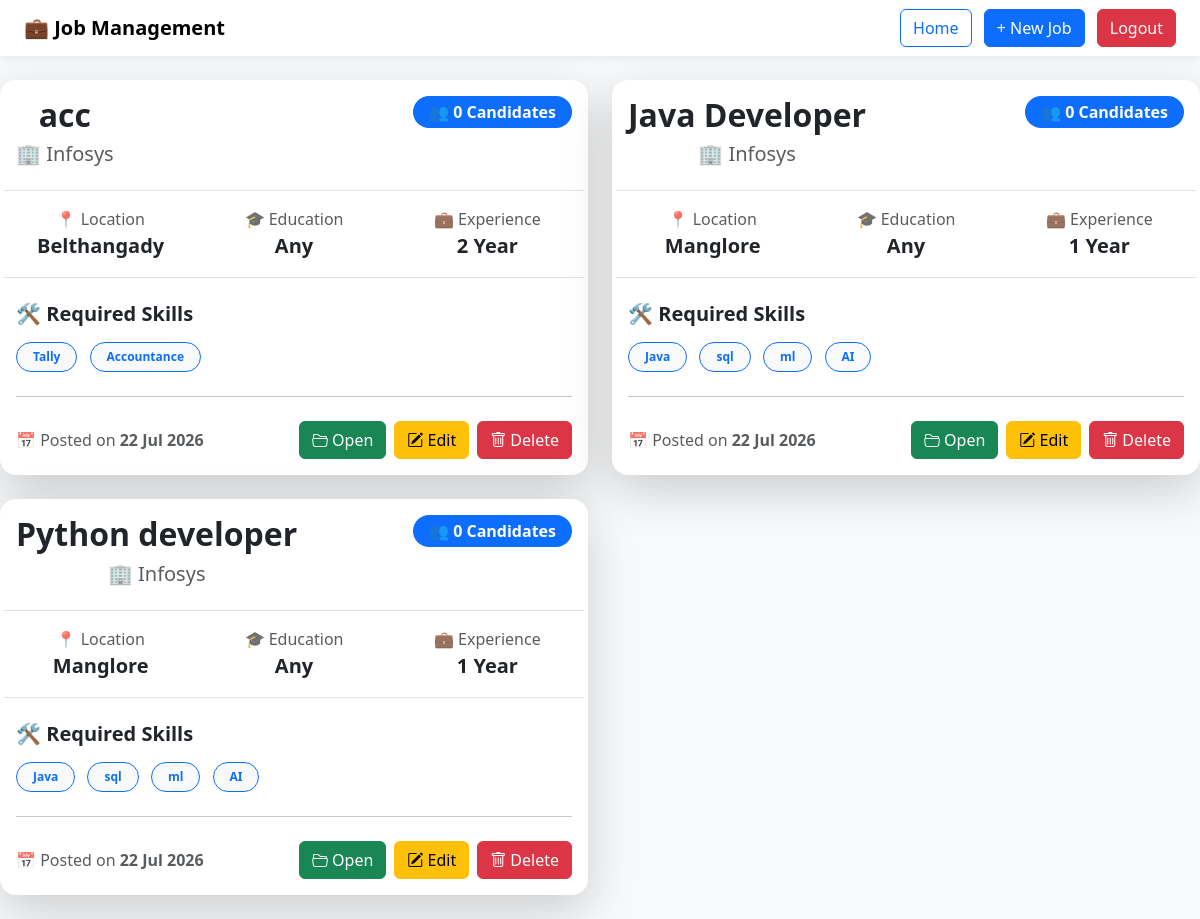
The app's page /jobs (signed in) with its own data.
### tables this page shows
CREATE TABLE jobs(

        id INTEGER PRIMARY KEY AUTOINCREMENT,

        title TEXT,
        company TEXT,
        location TEXT,
        experience INTEGER,
        education TEXT,
        required_skills TEXT,
        job_description TEXT,
        created_date TEXT
    );

### app.py (the view)
@app.route("/jobs")
def jobs():
    if not session.get("logged_in"):
        return redirect("/login")
    rows = get_all_jobs()
    jobs = []
    for row in rows:
        jobs.append({
    "id": row[0],
    "title": row[1],
    "company": row[2],
    "location": row[3],
    "experience": row[4],
    "education": row[5],
    "required_skills": row[6],
    "job_description": row[7],
    "created_date": row[8],
    "candidate_count": get_candidate_count(row[0])
})
    return render_template(
        "jobs.html",
        jobs=jobs
    )

### utils/database.py (called while the page is built)
def get_all_jobs():
    conn = sqlite3.connect(DB_PATH)
    cursor = conn.cursor()
    cursor.execute("""
    SELECT *
    FROM jobs
    ORDER BY id DESC
    """)
    rows = cursor.fetchall()
    conn.close()
    return rows

def get_candidate_count(job_id):
    conn = sqlite3.connect(DB_PATH)
    cursor = conn.cursor()
    cursor.execute("""
        SELECT COUNT(*)
        FROM candidates
        WHERE job_id=?
    """, (job_id,))
    count = cursor.fetchone()[0]
    conn.close()
    return count

### templates/jobs.html (shortened to what this page needs)
<!DOCTYPE html>
<html>
<head>
    <link href="https://cdn.jsdelivr.net/npm/bootstrap@5.3.3/dist/css/bootstrap.min.css" rel="stylesheet">
<link rel="stylesheet"
href="https://cdn.jsdelivr.net/npm/bootstrap-icons@1.11.3/font/bootstrap-icons.min.css">
</head>
<body class="bg-light">
<nav class="navbar navbar-expand-lg">
    <div class="container-fluid px-4">
        <a class="navbar-brand fw-bold">
            💼 Job Management
        </a>
        <div class="ms-auto">
            <a href="/home"
               class="btn btn-outline-primary me-2">
                Home
            </a>
            <button
                class="btn btn-primary me-2"
                onclick="newJob()">
                + New Job
            </button>
            <a href="/logout"
               class="btn btn-danger">
                Logout
            </a>
        </div>
    </div>
</nav>
<br>
    <div class="row">
{% if jobs %}
{% for job in jobs %}
<div class="col-xl-6 col-lg-6 col-md-12 mb-4 d-flex">
<div class="card shadow-lg border-0 rounded-4 h-100 w-100">
<div class="card-body">
<div class="d-flex justify-content-between">
<div>
<div class="text-center mb-4">
<h2 class="fw-bold">
{{ job.title }}
</h2>
<h5 class="text-muted">
🏢 {{ job.company }}
</h5>
</div>
</div>
<div class="text-end">
<span class="badge rounded-pill bg-primary px-3 py-2 fs-6">
👥 {{ job.candidate_count }} Candidate{% if job.candidate_count != 1 %}s{% endif %}
</span>
</div>
</div>
<div class="row text-center py-3 border-top border-bottom">
<div class="col">
<div class="text-muted">
📍 Location
</div>
<div class="fw-bold fs-5">
{{ job.location }}
</div>
</div>
<div class="col">
<div class="text-muted">
🎓 Education
</div>
<div class="fw-bold fs-5">
{{ job.education }}
</div>
</div>
<div class="col">
<div class="text-muted">
💼 Experience
</div>
<div class="fw-bold fs-5">
{{ job.experience }} Year
</div>
</div>
</div>
<br>
<h5 class="fw-bold mb-3">
🛠 Required Skills
</h5>
<div class="mb-3">
{% for skill in job.required_skills.split(',') %}
<span class="badge rounded-pill bg-light text-primary border border-primary px-3 py-2 me-2 mb-2">
{{ skill.strip() }}
</span>
{% endfor %}
</div>
<hr>
<div class="d-flex justify-content-between align-items-center mt-4">
    <div class="text-muted">
        📅 Posted on <b>{{ job.created_date }}</b>
    </div>
    <div class="d-flex gap-2">
        <a href="/job/{{ job.id }}"
           class="btn btn-success">
            <i class="bi bi-folder2-open"></i> Open
        </a>
        <button
            class="btn btn-warning"
            onclick="editJob({{ job.id }})">
            <i class="bi bi-pencil-square"></i> Edit
        </button>
        <a href="/delete_job/{{ job.id }}"
           class="btn btn-danger"
           onclick="return confirm('Delete this job?')">
            <i class="bi bi-trash"></i> Delete
        </a>
    </div>
</div>
</div>
</div>
</div>
{% endfor %}
{% endif %}
</div>
</body>
</html>

### templates/jobs.html (style rules this page uses)
.card { transition:0.3s ease; }
.navbar { position:sticky; top:0; z-index:1050; background:#fff; box-shadow:0 2px 10px rgba(0,0,0,.08); }

### records on screen
jobs: title "acc", company "Infosys", candidate_count "0", location "Belthangady", education "Any", experience "2", strip "Tally" "Accountance", created_date "22 Jul 2026"
jobs: title "Java Developer", company "Infosys", candidate_count "0", location "Manglore", education "Any", experience "1", strip "Java" "sql" "ml" "AI", created_date "22 Jul 2026"
jobs: title "Python developer", company "Infosys", candidate_count "0", location "Manglore", education "Any", experience "1", strip "Java" "sql" "ml" "AI", created_date "22 Jul 2026"
